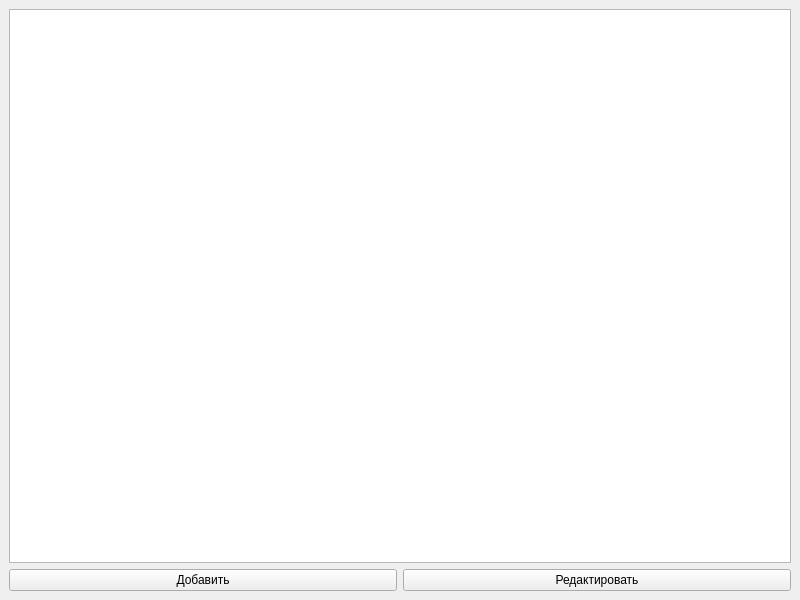
<?xml version="1.0" encoding="UTF-8"?>
<ui version="4.0">
 <class>MainWindow</class>
 <widget class="QMainWindow" name="MainWindow">
  <property name="geometry">
   <rect>
    <x>0</x>
    <y>0</y>
    <width>800</width>
    <height>600</height>
   </rect>
  </property>
  <property name="windowTitle">
   <string>Кофе</string>
  </property>
  <widget class="QWidget" name="centralwidget">
   <layout class="QVBoxLayout" name="verticalLayout">
    <item>
     <widget class="QTableWidget" name="tableWidget">
      <property name="editTriggers">
       <set>QAbstractItemView::NoEditTriggers</set>
      </property>
      <property name="selectionBehavior">
       <enum>QAbstractItemView::SelectRows</enum>
      </property>
     </widget>
    </item>
    <item>
     <layout class="QHBoxLayout" name="horizontalLayout">
      <item>
       <widget class="QPushButton" name="addButton">
        <property name="text">
         <string>Добавить</string>
        </property>
       </widget>
      </item>
      <item>
       <widget class="QPushButton" name="editButton">
        <property name="text">
         <string>Редактировать</string>
        </property>
       </widget>
      </item>
     </layout>
    </item>
   </layout>
  </widget>
 </widget>
 <resources/>
 <connections/>
</ui>
